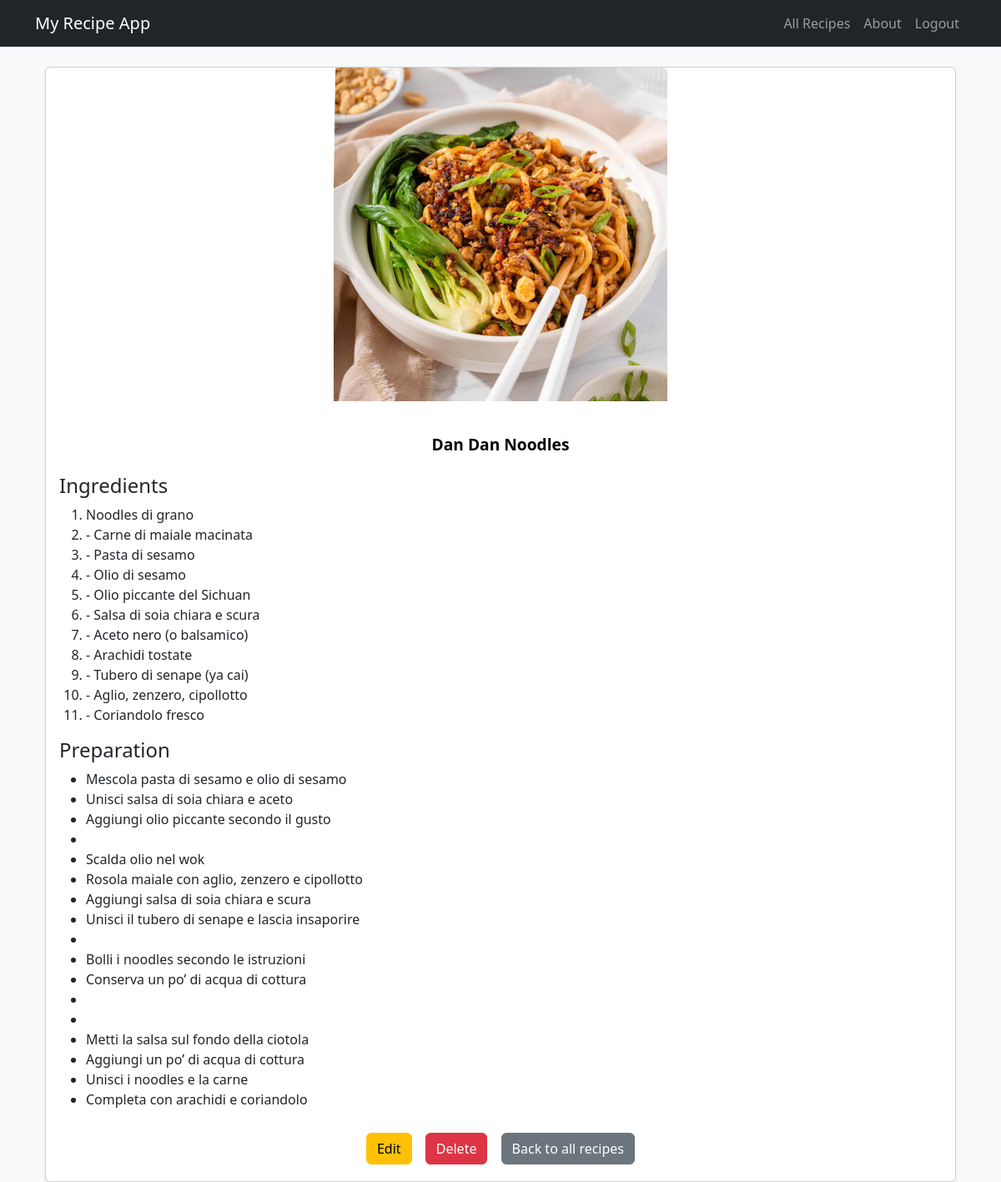
Page /recipes/1/ (signed in) on the committed database.
### recipes/models.py (models this page shows, shortened)
class Recipe(models.Model):
    CATEGORY_CHOICES = [
        ('antipasti', 'Antipasti'),
        ('primi', 'Primi'),
        ('secondi', 'Secondi'),
        ('contorni', 'Contorni'),
        ('dolci', 'Dolci'),
    ]
    name = models.CharField(max_length=120)
    description = models.TextField()
    ingredients = models.TextField()
    cooking_time = models.PositiveIntegerField(help_text="In minutes")
    category = models.CharField(
        max_length=20,
        choices=CATEGORY_CHOICES,
        blank=True
    )
    image = models.ImageField(upload_to='recipes/', blank=True, null=True)
    created_at = models.DateTimeField(default=timezone.now)

### recipes/views.py (the view)
# urls.py: path('recipes/<int:pk>/', views.recipe_detail, name='detail'),
@login_required
def recipe_detail(request, pk):
    recipe = get_object_or_404(Recipe, pk=pk)
    return render(request, 'recipes/recipe_detail.html', {'recipe': recipe})

### recipes/templates/recipes/recipe_detail.html
{% extends "recipes/base.html" %} {% block content %}
<div class="container mt-4">
  <div class="card shadow-sm">
    {% if recipe.image %}
    <img
      src="{{ recipe.image.url }}"
      class="card-img-top recipe-detail-img mb-4"
      alt="{{ recipe.name }}"
    />
    {% endif %}
    <div class="card-body">
      <h1 class="card-title text-center mb-4">{{ recipe.name }}</h1>
      <h4>Ingredients</h4>
      <ol>
        {% for ingredient in recipe.ingredients.splitlines %}
        <li>{{ ingredient }}</li>
        {% endfor %}
      </ol>
      <h4>Preparation</h4>
      <ul>
        {% for step in recipe.description.splitlines %}
        <li>{{ step }}</li>
        {% endfor %}
      </ul>
      <div class="mt-4 text-center">
        <a
          href="{% url 'recipes:update' recipe.pk %}"
          class="btn btn-warning me-2"
          >Edit</a
        >
        <a
          href="{% url 'recipes:delete' recipe.pk %}"
          class="btn btn-danger me-2"
          >Delete</a
        >
        <a href="{% url 'recipes:list' %}" class="btn btn-secondary"
          >Back to all recipes</a
        >
      </div>
    </div>
  </div>
</div>
{% endblock %}

### recipes/static/recipes/style.css (style rules this page uses)
.card-title { color: #000 !important; font-weight: 600; font-size: 1.2rem; }
.card-body a.btn { margin: 0.25rem; }
.recipe-detail-img { max-width: 400px; width: 100%; aspect-ratio: 1 / 1; object-fit: cover; display: block; margin: 0 auto 1.5rem auto; }

### rows in the picture
Recipe: image (picture), name "Dan Dan Noodles"

### other values in the picture
{{ ingredient }} "Noodles di grano" "- Carne di maiale macinata" "- Pasta di sesamo" "- Olio di sesamo" "- Olio piccante del Sichuan" "- Salsa di soia chiara e scura" "- Aceto nero (o balsamico)" "- Arachidi tostate" "- Tubero di senape (ya cai)" "- Aglio, zenzero, cipollotto" "- Coriandolo fresco"
{{ step }} "Mescola pasta di sesamo e olio di sesamo" "Unisci salsa di soia chiara e aceto" "Aggiungi olio piccante secondo il gusto" "Scalda olio nel wok" "Rosola maiale con aglio, zenzero e cipollotto" "Aggiungi salsa di soia chiara e scura" "Unisci il tubero di senape e lascia insaporire" "Bolli i noodles secondo le istruzioni" "Conserva un po’ di acqua di cottura" "Metti la salsa sul fondo della ciotola" "Aggiungi un po’ di acqua di cottura" "Unisci i noodles e la carne" "Completa con arachidi e coriandolo"
